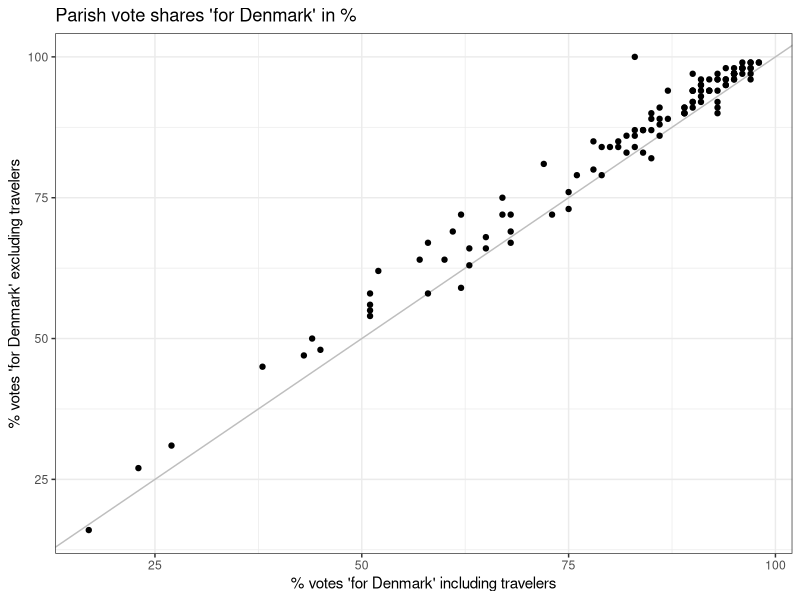
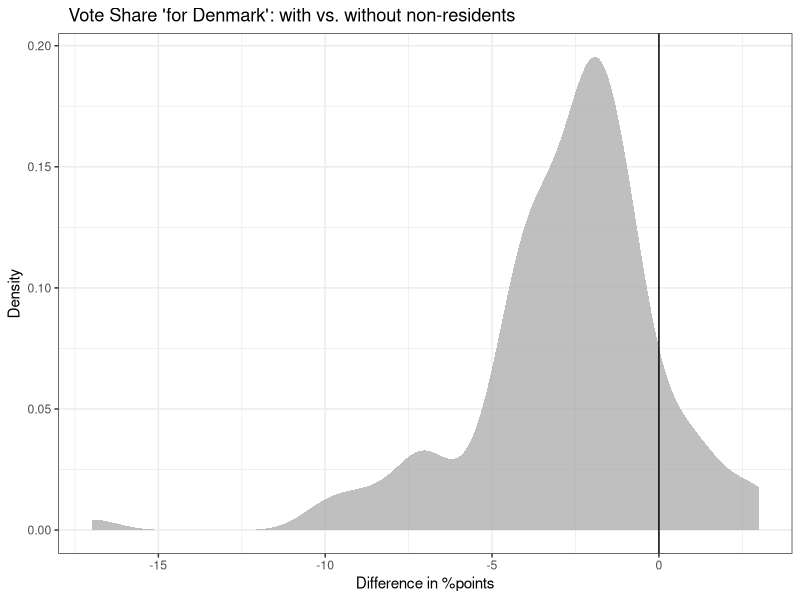
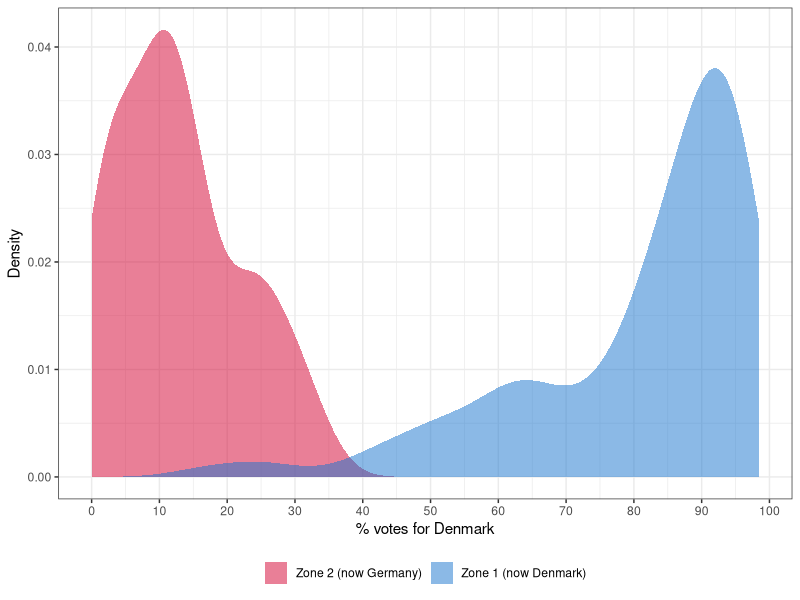

Recreate these plots in R, in order. (Note: this script raises an error after producing the figures.)
## ---- chunk 1
library(sf)
library(viridis)
library(tidyverse)

## ---- chunk 2
df<-read.table("data/2025-01-10-votedata_with_nonresident_category.csv",
               sep=";",header=TRUE)
## ---- chunk 3
ggplot(df,aes(x=votes_all,y=votes_wo_nonresidents))+
  geom_abline(intercept = 0, slope = 1,color="grey") +
  geom_point() +
  labs(x = "% votes 'for Denmark' including travelers", y =  "% votes 'for Denmark' excluding travelers",
  title="Parish vote shares 'for Denmark' in %")+
  theme_bw()
## ---- chunk 4
df$dif<-df$votes_all-df$votes_wo_nonresidents
summary(df$dif)
ggplot(df,aes(x=dif))+
  geom_density(fill="darkgrey",alpha=0.75,color=NA) +
  labs(title = "  Vote Share 'for Denmark': with vs. without non-residents",
       x="Difference in %points",y="Density")+ 
  geom_vline(xintercept=0)+
  theme_bw()
## ---- chunk 5
df<-read.csv("data/2025-01-10-votedata_total.csv",
               sep=";",header=TRUE)
df$voteshare_dk<-100*df$votes_dk/(df$votes_de+df$votes_dk)
## ---- chunk 6
ggplot(df%>%mutate(Zone=ifelse(Zone==1,
                                "Zone 1 (now Denmark)","Zone 2 (now Germany)"),
                   Zone=factor(Zone,levels=c("Zone 2 (now Germany)",
                                             "Zone 1 (now Denmark)"))), 
       aes(x=voteshare_dk, 
                     fill=as.factor(Zone), 
                     group=as.factor(Zone))) +
  geom_density(alpha=0.5,color="NA") +
  scale_fill_manual(values=c("#d40031", "dodgerblue3"), name="", ) +
  labs(x="% votes for Denmark", y = "Density") +
  theme_bw() +
  guides(fill=guide_legend(title=NULL))+
  theme(legend.position="bottom") +
  scale_x_continuous(breaks=seq(0, 100, by=10)) 
## ---- chunk 7

# Load shapefile for Danish parishes
dk_sogn <- read_sf("shapefiles/sogn-granser-utm-zone-32n.shp")


Adsboel_Graasten <- dk_sogn %>% 
  filter(navn %in% c("Adsbøl", "Gråsten")) %>%
  summarise(geometry = st_union(geometry), do_union = FALSE) %>%
  mutate(navn = "Adsbøl og\n Gråsten")

jaegerup_vojens <- dk_sogn %>% 
  filter(navn %in% c("Jegerup", "Vojens")) %>%
  summarise(geometry = st_union(geometry), do_union = FALSE) %>%
  mutate(navn = "Jegerup")

oster_logum_genner <- dk_sogn %>% 
  filter(navn %in% c("Øster Løgum", "Genner")) %>%
  summarise(geometry = st_union(geometry), do_union = FALSE) %>%
  mutate(navn = "Øster Løgum")


egernsund_Broager <- dk_sogn %>% 
  filter(navn %in% c("Egernsund", "Broager")) %>%
  summarise(geometry = st_union(geometry), do_union = FALSE) %>%
  mutate(navn = "Broager")

sankt_marie_christians <- dk_sogn %>% 
  filter((navn == "Sankt Marie") | (navn == "Christians" & sognekode == 8989)) %>%
  summarise(geometry = st_union(geometry), do_union = FALSE) %>%
  mutate(navn = "Sønderborg")

Haderslev <- dk_sogn %>% 
  filter(navn %in% c("Gammel Haderslev", "Vor Frue")) %>%
  summarise(geometry = st_union(geometry), do_union = FALSE) %>%
  mutate(navn = "Haderslev og\n gml. Haderslev")


dk_sogn <- dk_sogn %>%
  filter(!(navn %in% c("Adsbøl", "Gråsten", "Jegerup", "Vojens","Øster Løgum",
                       "Genner", "Egernsund", "Broager","Sankt Marie", 
                       "Gammel Haderslev", "Vor Frue")|(navn == "Christians" & sognekode != 8989))) %>%  # Remove old parishes
  bind_rows(Adsboel_Graasten, jaegerup_vojens, oster_logum_genner,
            egernsund_Broager, sankt_marie_christians, Haderslev )%>% # Add merged parishes
  mutate(navn = ifelse(navn == "Bov", "Bov og Frøslev", navn),
         navn = ifelse(navn == "Højer", "Højer og\n landsogn", navn),
         navn = ifelse(navn == "Tyrstrup", "Christiansfeld og\n Tyrstrup", navn),
         navn = ifelse(navn == "Tønder", "Tønder og\n landsogn", navn),
         navn = ifelse(navn == "Nordborg", "Nordborg og\n landsogn", navn),
         navn = ifelse(navn == "Løgumkloster", "Løgumkloster og\n landsogn", navn)
         ) %>%
  filter(!(navn == "Rødding" & sognekode != 8949)) %>% 
  filter(!(navn == "Vedsted" & sognekode != 8980)) %>%
  filter(!(navn == "Christians" & sognekode != 8949)) %>%
  filter(!(navn == "Hellevad" & sognekode != 9017)) %>%
  filter(!(navn == "Visby" & sognekode != 9042)) %>%
  filter(!(navn == "Svenstrup" & sognekode != 9000)) %>%
  filter(!(navn == "Hammelev" & sognekode != 8973)) %>%
  filter(!(navn == "Døstrup" & sognekode != 9048)) %>%
  filter(!(navn == "Hørup" & sognekode != 8996)) %>%
  filter(!(navn == "Egvad" & sognekode != 9018)) %>% 
  filter(!(navn == "Hostrup" & sognekode != 9059)) %>% 
  filter(!(navn == "Hjerting" & sognekode != 8948) ) %>% 
  filter(!(navn == "Åstrup" & sognekode != 8963)) %>%
  filter(!(navn == "Rise" & sognekode != 9014)) %>% 
  filter(!(navn == "Frørup" & sognekode != 8984))
## ---- chunk 8
# Load shapefile for German parishes
de_geminde <- read_sf("shapefiles/georef-germany-gemeinde-millesime.shp")

# Specifying the relevant gemindes (sogne/parishes)
sogne <- c("['Gemeinde Rodenäs']","['Gemeinde Friedrich-Wilhelm-Lübke-Koog']",
           "['Gemeinde Klanxbüll']", "['Gemeinde Emmelsbüll-Horsbüll']",
           "['Gemeinde Aventoft']", "['Gemeinde Neukirchen']",
           "['Gemeinde Galmsbüll']", "['Gemeinde Dagebüll']", 
           "['Gemeinde Stedesand']", "['Gemeinde Enge-Sande']",
           "['Gemeinde Goldelund']", "['Gemeinde Joldelund']", 
           "['Gemeinde Löwenstedt']", "['Gemeinde Lindewitt']",
           "['Gemeinde Meyn']", "['Gemeinde Handewitt']", 
           "['Gemeinde Harrislee']", "['Stadt Flensburg']",      
           "['Stadt Glücksburg (Ostsee)']", "['Gemeinde Oeversee']",
           "['Gemeinde Großenwiehe']", "['Gemeinde Ellhöft']",
           "['Gemeinde Westre']", "['Gemeinde Ladelund']", 
           "['Gemeinde Bramstedtlund']", "['Gemeinde Weesby']",
           "['Gemeinde Böxlund']", "['Gemeinde Jardelund']", 
           "['Gemeinde Osterby']", "['Gemeinde Wallsbüll']", 
           "['Stadt Niebüll']", "['Gemeinde Risum-Lindholm']", 
           "['Gemeinde Leck']", "['Gemeinde Sprakebüll']", 
           "['Gemeinde Stadum']", "['Gemeinde Achtrup']", 
           "['Gemeinde Karlum']", "['Gemeinde Tinningstedt']",
           "['Gemeinde Bosbüll']", "['Gemeinde Uphusum']", 
           "['Gemeinde Humptrup']","['Gemeinde Braderup']", 
           "['Gemeinde Medelby']", "['Gemeinde Holt']", 
           "['Gemeinde Schafflund']","['Gemeinde Nordhackstedt']",
           "['Gemeinde Hörup']", "['Gemeinde Klixbüll']", 
           "['Gemeinde Süderlügum']","['Gemeinde Lexgaard']", 
           "['Gemeinde Wees']", "['Gemeinde Munkbrarup']", 
           "['Gemeinde Ringsberg']","['Gemeinde Goldebek']", 
           "['Gemeinde Sylt']", "['Gemeinde Kampen (Sylt)']", 
           "['Gemeinde List auf Sylt']","['Gemeinde Hörnum (Sylt)']", 
           "['Gemeinde Wenningstedt-Braderup (Sylt)']", 
           "['Gemeinde Norddorf auf Amrum']",
           "['Gemeinde Nebel']", "['Gemeinde Wittdün auf Amrum']", 
           "['Gemeinde Oldsum']", "['Gemeinde Dunsum']","['Gemeinde Utersum']",
           "['Gemeinde Süderende']", "['Gemeinde Borgsum']", 
           "['Gemeinde Alkersum']","['Gemeinde Nieblum']", 
           "['Gemeinde Midlum']", "['Gemeinde Oevenum']", "['Gemeinde Wrixum']",
           "['Gemeinde Tastrup']", "['Stadt Wyk auf Föhr']", "['Gemeinde Holm']")

# Gather the relevant parishes to simplify the dataframes
de_geminde <- de_geminde %>%
  filter(gem_name %in% sogne) %>% 
  filter(!(gem_name == "['Gemeinde Neukirchen']" & vwg_name != "['Amt Südtondern']")) %>% 
  filter(!(gem_name == "['Gemeinde Holm']" & vwg_name != "['Amt Südtondern']")) %>%
  filter(!(gem_name == "['Gemeinde Osterby']" & vwg_name != "['Amt Schafflund']"))


# Convert to danish and gather some of parishes 
Medelby <- de_geminde %>% 
  filter(gem_name %in% c("['Gemeinde Weesby']", "['Gemeinde Böxlund']", 
                         "['Gemeinde Jardelund']","['Gemeinde Osterby']",
                         "['Gemeinde Medelby']", "['Gemeinde Holt']")) %>%
  summarise(geometry = st_union(geometry), do_union = FALSE) %>%
  mutate(gem_name = "Medelby")


Ladelund <- de_geminde %>% 
  filter(gem_name %in% c("['Gemeinde Westre']", "['Gemeinde Ladelund']",
                         "['Gemeinde Bramstedtlund']")) %>%
  summarise(geometry = st_union(geometry), do_union = FALSE) %>%
  mutate(gem_name = "Ladelund")

Karlum <- de_geminde %>% 
  filter(gem_name %in% c("['Gemeinde Lexgaard']", "['Gemeinde Karlum']",
                         "['Gemeinde Tinningstedt']")) %>%
  summarise(geometry = st_union(geometry), do_union = FALSE) %>%
  mutate(gem_name = "Karlum")


S_loegum <- de_geminde %>% 
  filter(gem_name %in% c("['Gemeinde Süderlügum']", "['Gemeinde Ellhöft']")) %>%
  summarise(geometry = st_union(geometry), do_union = FALSE) %>%
  mutate(gem_name = "Sønder Løgum")


Nykirke <- de_geminde %>% 
  filter(gem_name %in% c("['Gemeinde Neukirchen']", "['Gemeinde Klanxbüll']")) %>%
  summarise(geometry = st_union(geometry), do_union = FALSE) %>%
  mutate(gem_name = "Nykirke")

Brarup <- de_geminde %>% 
  filter(gem_name %in% c("['Gemeinde Braderup']", "['Gemeinde Uphusum']",
                         "['Gemeinde Bosbüll']", "['Gemeinde Holm']")) %>%
  summarise(geometry = st_union(geometry), do_union = FALSE) %>%
  mutate(gem_name = "Brarup")

Laek <- de_geminde %>% 
  filter(gem_name %in% c("['Gemeinde Leck']", "['Gemeinde Stadum']",
                         "['Gemeinde Sprakebüll']", "['Gemeinde Achtrup']")) %>%
  summarise(geometry = st_union(geometry), do_union = FALSE) %>%
  mutate(gem_name = "Læk")


Hjordelund <- de_geminde %>% 
  filter(gem_name %in% c("['Gemeinde Goldelund']", "['Gemeinde Joldelund']",
                         "['Gemeinde Goldebek']")) %>%
  summarise(geometry = st_union(geometry), do_union = FALSE) %>%
  mutate(gem_name = "Hjordelund og Fjolde")


Valsboel <- de_geminde %>% 
  filter(gem_name %in% c("['Gemeinde Wallsbüll']", "['Gemeinde Meyn']")) %>%
  summarise(geometry = st_union(geometry), do_union = FALSE) %>%
  mutate(gem_name = "Valsbøl")

N_haksted_vi <- de_geminde %>% 
  filter(gem_name %in% c("['Gemeinde Schafflund']", "['Gemeinde Nordhackstedt']", 
                         "['Gemeinde Lindewitt']", "['Gemeinde Hörup']", 
                         "['Gemeinde Großenwiehe']")) %>%
  summarise(geometry = st_union(geometry), do_union = FALSE) %>%
  mutate(gem_name = "N. Haksted og Vi")


Hanved_bov <- de_geminde %>% 
  filter(gem_name %in% c("['Gemeinde Handewitt']",  "['Gemeinde Harrislee']")) %>%
  summarise(geometry = st_union(geometry), do_union = FALSE) %>%
  mutate(gem_name = "Hanved og Bov")

Munk_Brarup <- de_geminde %>% 
  filter(gem_name %in% c("['Gemeinde Wees']", "['Gemeinde Munkbrarup']",
                         "['Gemeinde Ringsberg']")) %>%
  summarise(geometry = st_union(geometry), do_union = FALSE) %>%
  mutate(gem_name = "Munk og Brarup")

Flensborg <- de_geminde %>% 
  filter(gem_name %in% c("['Gemeinde Tastrup']", "['Stadt Flensburg']")) %>%
  summarise(geometry = st_union(geometry), do_union = FALSE) %>%
  mutate(gem_name = "Flensborg og Adelby")

Horsboel_emsboel_klangsboel <- de_geminde %>% 
  filter(gem_name %in% c("['Gemeinde Friedrich-Wilhelm-Lübke-Koog']", 
                         "['Gemeinde Emmelsbüll-Horsbüll']")) %>%
  summarise(geometry = st_union(geometry), do_union = FALSE) %>%
  mutate(gem_name = "Klangsbøl, Horsbøl og Embsbøl")

st_laurentii <- de_geminde %>% 
  filter(gem_name %in% c("['Gemeinde Süderende']", "['Gemeinde Utersum']", 
                         "['Gemeinde Dunsum']", "['Gemeinde Oldsum']")) %>%
  summarise(geometry = st_union(geometry), do_union = FALSE) %>%
  mutate(gem_name = "St. Laurentii")

st_johannis<- de_geminde %>% 
  filter(gem_name %in% c( "['Gemeinde Alkersum']", "['Gemeinde Nieblum']", 
                          "['Gemeinde Midlum']", "['Gemeinde Borgsum']", 
                          "['Gemeinde Oevenum']")) %>%
  summarise(geometry = st_union(geometry), do_union = FALSE) %>%
  mutate(gem_name = "St. Johannis")

st_nikolai <- de_geminde %>% 
  filter(gem_name %in% c( "['Gemeinde Wrixum']","['Stadt Wyk auf Föhr']")) %>%
  summarise(geometry = st_union(geometry), do_union = FALSE) %>%
  mutate(gem_name = "St. Nikolai")


Sild <- de_geminde %>% 
  filter(gem_name %in% c( "['Gemeinde Hörnum (Sylt)']", 
                          "['Gemeinde Wenningstedt-Braderup (Sylt)']", 
                          "['Gemeinde Sylt']","['Gemeinde Kampen (Sylt)']",
                          "['Gemeinde List auf Sylt']")) %>%
  summarise(geometry = st_union(geometry), do_union = FALSE) %>%
  mutate(gem_name = "Sild")


Amrum <- de_geminde %>% 
  filter(gem_name %in% c( "['Gemeinde Norddorf auf Amrum']", "['Gemeinde Nebel']", 
                          "['Gemeinde Wittdün auf Amrum']")) %>%
  summarise(geometry = st_union(geometry), do_union = FALSE) %>%
  mutate(gem_name = "Amrum")


de_sogn <- de_geminde %>%
filter(!(gem_name %in% c("['Gemeinde Tastrup']", "['Stadt Flensburg']",
                         "['Gemeinde Wees']", "['Gemeinde Munkbrarup']",
                         "['Gemeinde Ringsberg']", "['Gemeinde Handewitt']",
                         "['Gemeinde Harrislee']","['Gemeinde Schafflund']",
                         "['Gemeinde Nordhackstedt']", "['Gemeinde Lindewitt']",
                         "['Gemeinde Hörup']", "['Gemeinde Großenwiehe']",
                         "['Gemeinde Wallsbüll']", "['Gemeinde Meyn']", 
                         "['Gemeinde Goldelund']", "['Gemeinde Joldelund']",
                         "['Gemeinde Goldebek']","['Gemeinde Leck']", 
                         "['Gemeinde Stadum']","['Gemeinde Sprakebüll']", 
                         "['Gemeinde Achtrup']","['Gemeinde Braderup']", 
                         "['Gemeinde Uphusum']", "['Gemeinde Bosbüll']", 
                         "['Gemeinde Holm']","['Gemeinde Neukirchen']", 
                         "['Gemeinde Klanxbüll']","['Gemeinde Süderlügum']",
                         "['Gemeinde Ellhöft']", "['Gemeinde Tinningstedt']",
                         "['Gemeinde Lexgaard']", "['Gemeinde Karlum']",
                         "['Gemeinde Tinningstedt']","['Gemeinde Westre']", 
                         "['Gemeinde Ladelund']", "['Gemeinde Bramstedtlund']",
                         "['Gemeinde Weesby']", "['Gemeinde Böxlund']", 
                         "['Gemeinde Jardelund']","['Gemeinde Osterby']",
                         "['Gemeinde Medelby']", "['Gemeinde Holt']",
                         "['Gemeinde Friedrich-Wilhelm-Lübke-Koog']", 
                         "['Gemeinde Emmelsbüll-Horsbüll']",
                         "['Gemeinde Süderende']",
                         "['Gemeinde Utersum']", "['Gemeinde Dunsum']", 
                         "['Gemeinde Oldsum']","['Gemeinde Alkersum']", 
                         "['Gemeinde Nieblum']", "['Gemeinde Midlum']", 
                         "['Gemeinde Borgsum']", "['Gemeinde Oevenum']",
                         "['Gemeinde Wrixum']","['Stadt Wyk auf Föhr']",
                         "['Gemeinde Hörnum (Sylt)']",
                         "['Gemeinde Wenningstedt-Braderup (Sylt)']", 
                         "['Gemeinde Sylt']", "['Gemeinde Kampen (Sylt)']", 
                         "['Gemeinde List auf Sylt']",
                         "['Gemeinde Norddorf auf Amrum']",
                         "['Gemeinde Nebel']", "['Gemeinde Wittdün auf Amrum']"
                    )
                      )) %>%  # Remove old parishes
  bind_rows(Medelby,Ladelund, Karlum,S_loegum, Nykirke, Brarup, Laek, Hjordelund, 
            Valsboel, N_haksted_vi, Hanved_bov, Munk_Brarup, Flensborg,
            Amrum, Sild, st_nikolai, st_johannis, st_laurentii,
            Horsboel_emsboel_klangsboel) %>%
  mutate(gem_name = ifelse(gem_name == "['Gemeinde Galmsbüll']", 
                           "Galmsbøl og Dedsbøl", gem_name),
         gem_name = ifelse(gem_name == "['Gemeinde Dagebüll']", 
                           "Dagebøl og Faretoft", gem_name),
         gem_name = ifelse(gem_name == "['Gemeinde Risum-Lindholm']", 
                           "Risum og Lindholm", gem_name),
         gem_name = ifelse(gem_name == "['Gemeinde Stedesand']", 
                           "Stedesand", gem_name),
         gem_name = ifelse(gem_name == "['Stadt Niebüll']", "Nibøl", gem_name),
         gem_name = ifelse(gem_name == "['Gemeinde Klixbüll']", 
                           "Klægsbøl", gem_name),
         gem_name = ifelse(gem_name == "['Gemeinde Enge-Sande']", 
                           "Enge", gem_name),
         gem_name = ifelse(gem_name == "['Gemeinde Löwenstedt']", 
                           "Lyngsted, Østenaa, og Stiglund", gem_name),
         gem_name = ifelse(gem_name == "['Gemeinde Rodenäs']", 
                           "Rødenæs", gem_name),
         gem_name = ifelse(gem_name == "['Gemeinde Aventoft']", 
                           "Aventoft", gem_name),
         gem_name = ifelse(gem_name == "['Gemeinde Humptrup']", 
                           "Humtrup", gem_name),
         gem_name = ifelse(gem_name == "['Gemeinde Oeversee']", 
                           "Oversø", gem_name),
         gem_name = ifelse(gem_name == "['Stadt Glücksburg (Ostsee)']", 
                           "Lyksborg", gem_name))  %>% 
  rename(navn=gem_name)

# Cleaning

rm(Adsboel_Graasten,Amrum,Brarup, egernsund_Broager,Flensborg , Haderslev, 
   Hanved_bov, Hjordelund,Horsboel_emsboel_klangsboel, jaegerup_vojens, Karlum, 
   Ladelund, Laek, Medelby, Munk_Brarup, N_haksted_vi, Nykirke, oster_logum_genner,
   S_loegum, sankt_marie_christians, Sild, st_johannis, st_laurentii, st_nikolai,
   Valsboel)
## ---- chunk 9

# Data prepping for Zone 1
valgdata_zone1 <-read.csv("data/2025-01-10-votedata_total_merged_parishes.csv",
               sep=";",header=TRUE)%>%
        rename(navn=parish)%>% 
        filter(Zone == 1) %>% 
        mutate(navn = ifelse(navn == "Fol", "Fole", navn),
               navn = ifelse(navn == "Ubjærg", "Ubjerg", navn),
               navn = ifelse(navn == "Lygumkloster og landsogn", 
                             "Løgumkloster og landsogn", navn),
               navn = ifelse(navn == "N. Lygum", "Nørre Løgum", navn),
               navn = ifelse(navn == "Oxbøl", "Oksbøl", navn),
               navn = ifelse(navn == "Ris", "Rise", navn),
               navn = ifelse(navn == "Bjøldrup", "Bjolderup", navn),
               navn = ifelse(navn == "Hjortkær", "Hjordkær", navn),
               navn = ifelse(navn == "Ø. Lygum", "Øster Løgum", navn),
               navn = ifelse(navn == "Randrup", "Randerup", navn),
               navn = ifelse(navn == "Skast", "Sønder Skast", navn),
               navn = ifelse(navn == "Ø. Lindet", "Øster Lindet", navn),
               navn = ifelse(navn == "Oxenvad", "Oksenvad", navn),
               navn = ifelse(navn == "Jægerup", "Jegerup", navn),
               navn = ifelse(navn == "Magstrup", "Maugstrup", navn),
               navn = ifelse(navn == "Moitrup", "Moltrup", navn),
               navn = ifelse(navn == "Aastrup", "Åstrup", navn),
               navn = ifelse(navn == "Saatrup", "Sottrup", navn),
               navn = ifelse(navn == "Kejnæs", "Kegnæs", navn),
               navn = ifelse(navn == "Hagenbjærg", "Havnbjerg", navn),
               navn = ifelse(navn == "Starup", "Sønder Starup", navn),
               navn = ifelse(navn == "Hygum", "Sønder Hygum", navn),
               navn = ifelse(navn == "Asbøl, Graasteen", "Adsbøl og\n Gråsten",
                             navn),
               navn = ifelse(navn == "Hvidding", "Hviding", navn),
               navn = ifelse(navn == "Løgumkloster og landsogn", 
                             "Løgumkloster og\n landsogn", navn),
               navn = ifelse(navn == "Nordborg og landsogn", 
                             "Nordborg og\n landsogn", navn),
               navn = ifelse(navn == "Christiansfeld og Tyrstrup", 
                             "Christiansfeld og\n Tyrstrup", navn),
               navn = ifelse(navn == "Højer og landsogn", 
                             "Højer og\n landsogn", navn),
               navn = ifelse(navn == "Tønder og landsogn", "Tønder og\n landsogn",
                             navn),
               navn = ifelse(navn == "Haderslev og gml. Haderslev", 
                             "Haderslev og\n gml. Haderslev", navn),
               )

# Merge data
mapdata_dk <-left_join(dk_sogn,valgdata_zone1,by="navn") |> 
  drop_na(Zone)

# Data prepping for Zone 2

valgdata_zone2 <- read.csv("data/2025-01-10-votedata_total_merged_parishes.csv",
               sep=";",header=TRUE)%>%
  rename(navn=parish) %>% 
  filter(Zone == 2) %>% 
  mutate(navn = ifelse(navn == "S. Lygum", "Sønder Løgum", navn))

# Changing the names of some parishes to make the map more clear
mapdata_de <-left_join(de_sogn,valgdata_zone2,by="navn") %>%
  mutate(navn = ifelse(navn == "Lyngsted, Østenaa, og Stiglund", 
                       "Lyngsted,\n Østenaa, og\n Stiglund", navn),
         navn = ifelse(navn == "Munk og Brarup", "Munk og\n Brarup", navn),
         navn = ifelse(navn == "Flensborg og Adelby", "Flensborg og\n Adelby", 
                       navn),
         navn = ifelse(navn == "Klangsbøl, Horsbøl og Embsbøl", 
                       "Klangsbøl, Horsbøl og\n Embsbøl", navn))



## ---- chunk 10

# Merge the election and mapdata into one dataframe
mapdata_de <- st_transform(mapdata_de, st_crs(mapdata_dk))

map_parishes <- bind_rows(mapdata_de, mapdata_dk)
map_parishes$voteshare_dk<-100*map_parishes$votes_dk/(map_parishes$votes_de+map_parishes$votes_dk)

## ---- chunk 11
ggplot(map_parishes) +
  theme_void() +
  scale_fill_gradient2(
    low = "#00913d",
    mid = "white",
    na.value = "grey90",
    high = "#d40031",
    midpoint = 50  ) +
  geom_sf(aes(fill = voteshare_dk), color = "#8a8a8a", size = 0.5) +  # Borders
  geom_sf(data = map_parishes %>% group_by(Zone) %>% summarise(), color = "black", size = 20, fill = NA) +
  geom_sf_text(aes(label = paste(navn, "\n", sprintf("%.1f", voteshare_dk), "")), 
             size = 4, color = "black", )+ 
  labs(fill = "% votes for Denmark", 
       title = "Parish votes in the 1920\n Danish-German Referendum \n",
       caption = "Note: Merged parishes are following for Zone 1: Christiansfeld og \nTyrstrup, Bov og Frøslev, Højer og Højer Landsogn, Nordborg og Nordborg Landsogn,\nLøgumkloster og Løgumkloster Landsogn; 
       \nFor Zone 2: Sild, Hanved og Bov, Flensborg og Adelby, \nN. Haksted og Vi, Risum og Lindholm, Dagebøl og Faretoft, Glamsbøl og Dedsbøl, \nKlangsbøl, Horsbøl og Embsbøl. \n \n Data Source: Det Midlertidige Ministerium for Sønderjyske Anliggender, 1920. \n Created by Jakob Kaarup Jensen & Hans Henrik Sievertsen. ") +
  theme(legend.position = c(0.1,0.9),
        plot.caption = element_text(hjust = 0,size=10),
        plot.title =  element_text(hjust = 0.5,size=60,family="serif"),
        plot.background = element_rect(fill="#f2f6fc",color="#f2f6fc"),
        legend.text = element_text(size=15),
        legend.title = element_text(size=18),
        )+ 
  xlim(448340.1, 567000.1) +
  ylim(6053594, 6146594)
